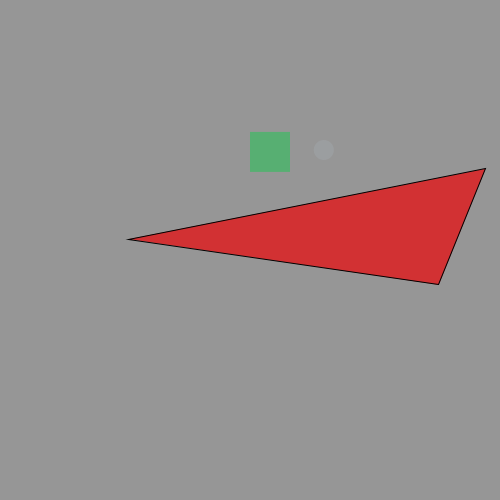
Frame 1 (no input)
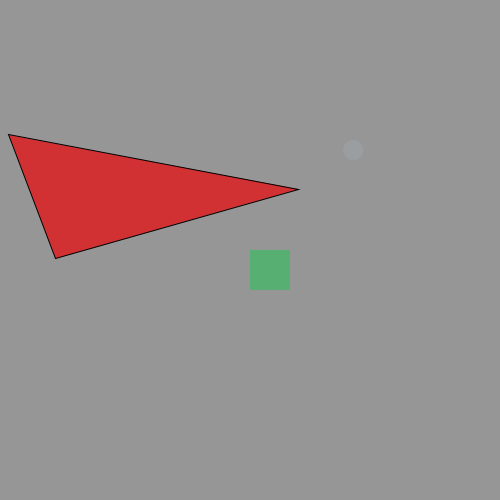
Frame 60 (the mouse pressed at the canvas centre just before this capture)
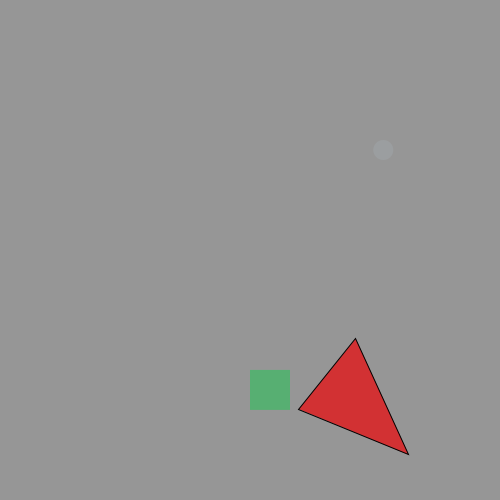
Frame 120 (the mouse held since frame 60 and released just before this capture)

The Processing sketch that drew these frames (run headless with seeded random() and noise(); from frame 60 on, the mouse is pressed at the canvas centre):

// Processing sketch: processing_25247
// ── processing_25247.pde

float small = 0;
float medium = 0;
float largex1 = 0;
float largex2 = 0;
float largex3 = 0;
float largey1 = 0;
float largey2 = 0;
float largey3 = 0;


float smallspeed = 1;
float mediumspeed = 1;
float largex1speed = 1;
float largex2speed = 1;
float largex3speed = 1;
float largey1speed = 1;
float largey2speed = 1;
float largey3speed = 1;


void setup(){
  size(500,500);
  background(150);
  small = random(500);
  smallspeed = .5;
  medium = random(500);
  mediumspeed = 2;
  largex1 = random(500);
  largex2 = random(500);
  largex3 = random(500);  
  largex1speed = 10;
  largex2speed = 10;
  largex3speed = 10;
  largey1 = random(500);
  largey2 = random(500);
  largey3 = random(500);
  largey1speed = 10;
  largey2speed = 10;
  largey3speed = 10;
  
}

void draw(){
  background(150);
  
  if (small<=0+10){
    smallspeed = smallspeed *-1;
  }
  if (small>=500-10){
    smallspeed = smallspeed*-1;
  }
  small = small+smallspeed;
  noStroke();
  fill(204,234,250,25);
  ellipse(small,150,20,20);
  
  
  
  if (medium<=0){
    mediumspeed = mediumspeed *-1;
  }
  if (medium>=500-40){
    mediumspeed = mediumspeed*-1;
  }
   medium = medium+mediumspeed;
   fill(87,175,114);
   rect(250,medium,40,40);
   
   
   if (largex1<=0){
    largex1speed = largex1speed *-1;
  }
  if (largex1>=500){
    largex1speed = largex1speed*-1;
  }
  if (largex2<=0){
    largex2speed = largex2speed *-1;
  }
  if (largex2>=500){
    largex2speed = largex2speed*-1;
  }
  if (largex3<=0){
    largex3speed = largex3speed *-1;
  }
  if (largex3>=500){
    largex3speed = largex3speed*-1;
  }
  if (largey1<=0){
    largey1speed = largey1speed *-1;
  }
  if (largey1>=500){
    largey1speed = largey1speed*-1;

  }
  if (largey2<=0){
    largey2speed = largey2speed *-1;
  }
  if (largey2>=500){
    largey2speed = largey2speed*-1;

  }
   if (largey3<=0){
    largey3speed = largey3speed *-1;
  }
  if (largey3>=500){
    largey3speed = largey3speed*-1;

  }
  largex1 = largex1+largex1speed;
  largex2 = largex2+largex2speed;
  largex3 = largex3+largex3speed;
  largey1 = largey1+largey1speed;
  largey2 = largey2+largey2speed;
  largey3 = largey3+largey3speed;
   stroke(0);
   fill(210,49,51);
   triangle(largex1,largey1,largex2,largey2,largex3,largey3);
}
